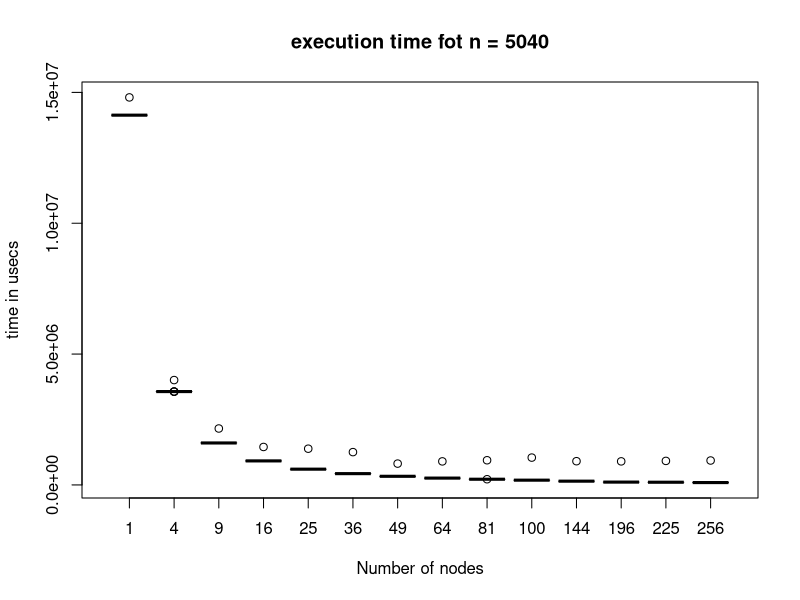
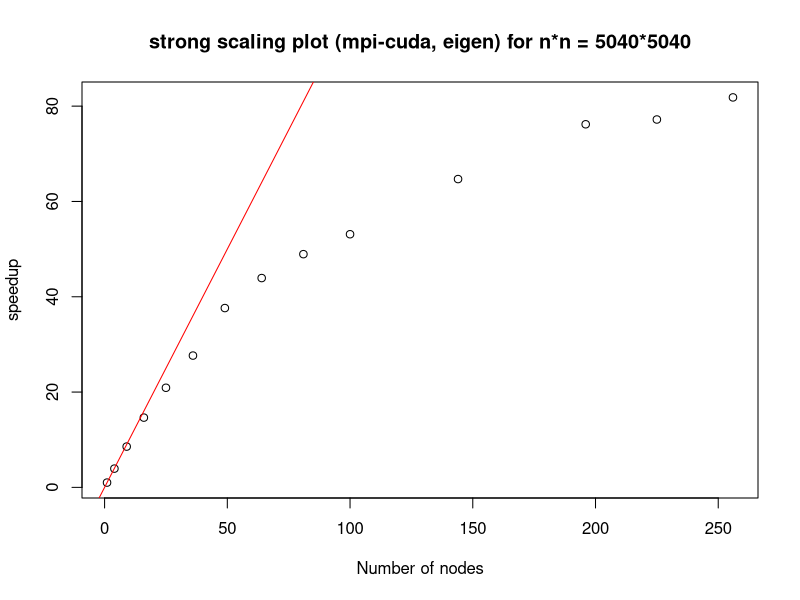
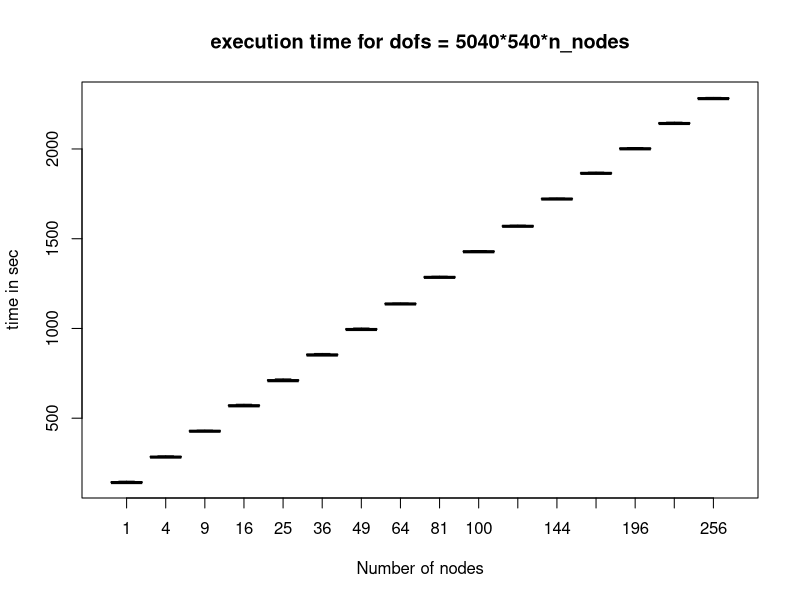
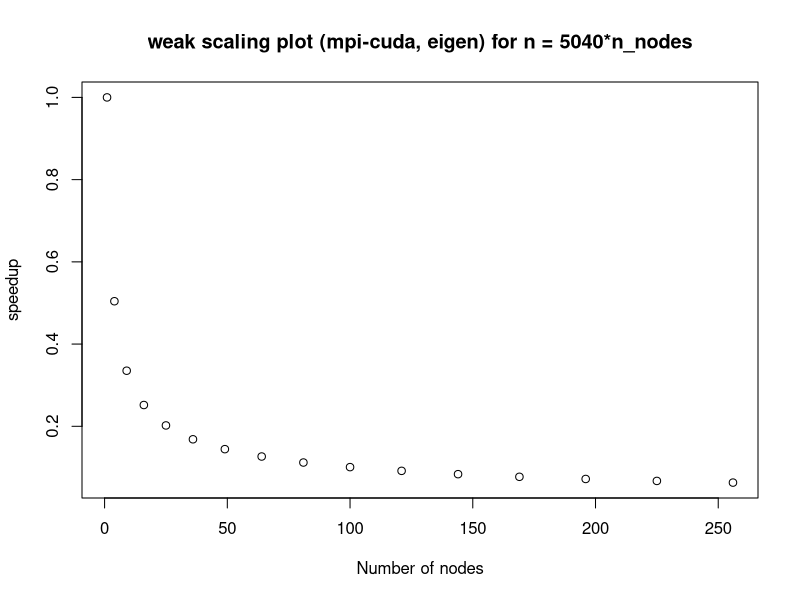

These figures' R source, in order:
ssf <- read.csv("./timing_ss_fast_intel_cuda.csv", header=F)
#View(ssf)
ssf_t <- ssf[c(3,4,5,6,7,8,9,10,11,12)]
#View(ssf_t)
means_ssf=apply(ssf_t,1,mean)
boxplot(t(ssf_t), names = t(ssf[c(1)]),main="execution time fot n = 5040",xlab="Number of nodes", ylab="time in usecs")
#View(ssf[c(1)])
#View(means_ssf)
plot(t(ssf[c(1)]),means_ssf[1]/means_ssf,type="p",main="strong scaling plot (mpi-cuda, eigen) for n*n = 5040*5040", xlab="Number of nodes", ylab="speedup",col=1)
abline(a=0, b=1, col="red")

wsf <- read.csv("./timing_ws_fast_intel_cuda.csv", header=F)
View(wsf)
wsf_t <- wsf[c(3,4,5)]/100000
View(wsf_t)
means_wsf=apply(wsf_t,1,mean);
View(means_wsf)
#means_wsf=means_wsf/sqrt(wsf[c(1)]) #divide by number of cannon sends
View(means_wsf) #view after considering cannon sends
boxplot(t(wsf_t), names = t(wsf[c(1)]),main="execution time for dofs = 5040*540*n_nodes",xlab="Number of nodes", ylab="time in sec")
#abline(a=1, b=1, col="red")
length(t(means_wsf))
length(t(wsf[c(1)]))
plot(t(wsf[c(1)]),t(means_wsf[1]/means_wsf),type="p",main="weak scaling plot (mpi-cuda, eigen) for n = 5040*n_nodes", xlab="Number of nodes", ylab="speedup",col=1)

